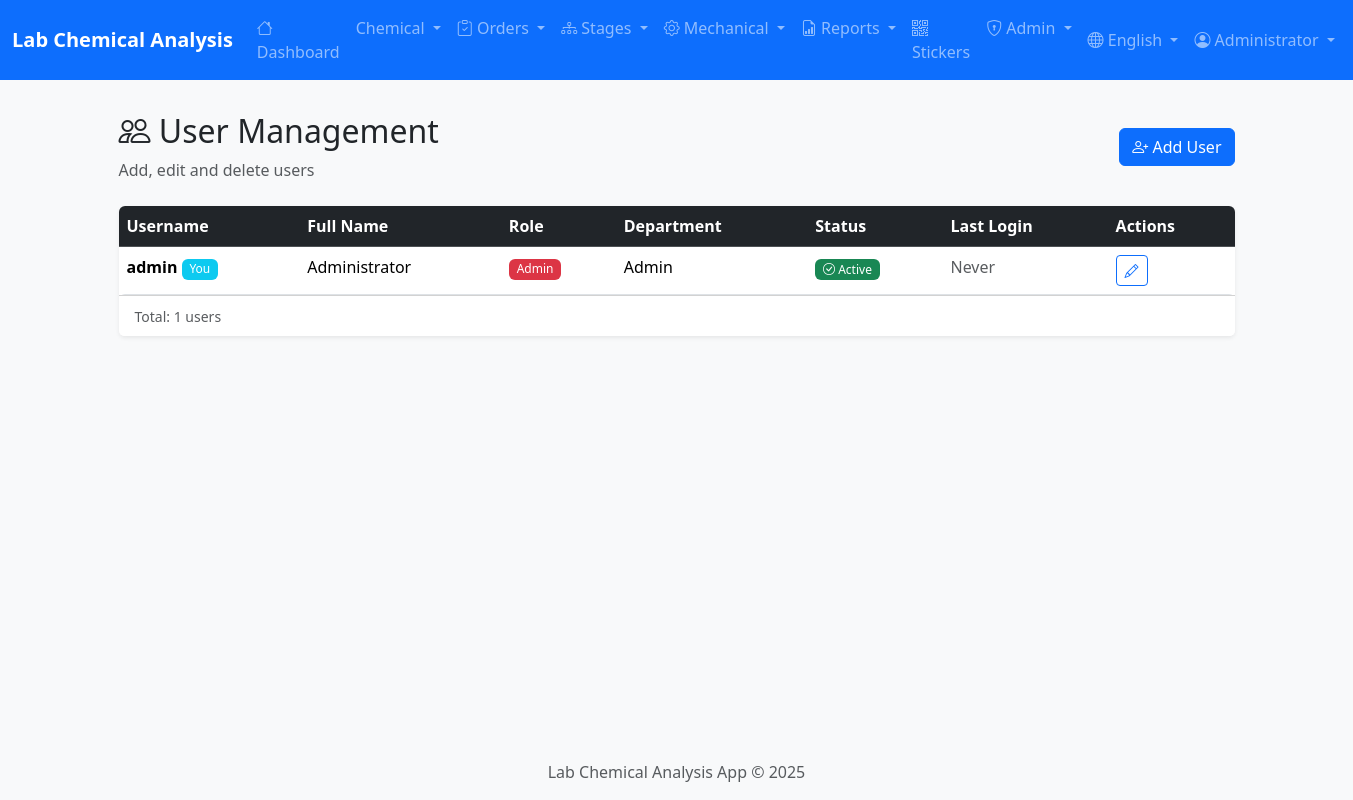
Page /admin/users (signed in) on the committed database.
### app/models/user.py (models this page shows, shortened)
class User(UserMixin, db.Model):
    __tablename__ = 'users'
    id = db.Column(db.Integer, primary_key=True)
    username = db.Column(db.String(50), unique=True, nullable=False, index=True)
    password_hash = db.Column(db.String(255), nullable=False)
    full_name = db.Column(db.String(100))
    full_name_ar = db.Column(db.String(100))  # Arabic name
    email = db.Column(db.String(120), unique=True)
    role = db.Column(db.String(20), nullable=False, default='viewer')
    department = db.Column(db.String(50))  # Lab, Production, QC
    is_active = db.Column(db.Boolean, default=True)
    last_login = db.Column(db.DateTime)
    created_at = db.Column(db.DateTime, default=datetime.utcnow)
    updated_at = db.Column(db.DateTime, default=datetime.utcnow, onupdate=datetime.utcnow)
    ROLE_ADMIN = 'admin'
    ROLE_SUPERVISOR = 'supervisor'
    ROLE_OPERATOR = 'operator'
    ROLE_VIEWER = 'viewer'
    ROLES = [ROLE_ADMIN, ROLE_SUPERVISOR, ROLE_OPERATOR, ROLE_VIEWER]
    DEPT_LAB = 'Lab'
    DEPT_PRODUCTION = 'Production'
    DEPT_QC = 'QC'
    DEPT_ADMIN = 'Admin'
    DEPARTMENTS = [DEPT_LAB, DEPT_PRODUCTION, DEPT_QC, DEPT_ADMIN]
    @property
    def is_admin(self):
        return self.role == self.ROLE_ADMIN

### app/routes/admin.py (the view)
@admin_bp.route('/users')
@login_required
@admin_required
def users():
    users_list = User.query.order_by(User.created_at.desc()).all()
    return render_template('admin/users.html', users=users_list)

### app/__init__.py (called while the page is built)
def get_locale():
    locale = request.cookies.get('locale')
    if locale in ['ar', 'en']:
        return locale
    return request.accept_languages.best_match(['ar', 'en']) or 'en'

### app/routes/admin.py (called while the page is built)
def admin_required(f):
    @wraps(f)
    def decorated_function(*args, **kwargs):
        if not current_user.is_authenticated or not current_user.is_admin:
            flash('Access denied. Admin privileges required.', 'error')
            return redirect(url_for('main.index'))
        return f(*args, **kwargs)
    return decorated_function

### app/templates/admin/users.html (shortened to what this page needs)
{% extends 'base.html' %}
{% block content %}
<div class="container">
    <div class="row mb-4">
        <div class="col">
            <div class="d-flex justify-content-between align-items-center">
                <div>
                    <h2>
                        <i class="bi bi-people"></i>
                        {{ 'إدارة المستخدمين' if session.get('lang') == 'ar' else 'User Management' }}
                    </h2>
                    <p class="text-muted mb-0">
                        {{ 'إضافة وتعديل وحذف المستخدمين' if session.get('lang') == 'ar' else 'Add, edit and delete users' }}
                    </p>
                </div>
                <a href="{{ url_for('admin.create_user') }}" class="btn btn-primary">
                    <i class="bi bi-person-plus"></i>
                    {{ 'إضافة مستخدم' if session.get('lang') == 'ar' else 'Add User' }}
                </a>
            </div>
        </div>
    </div>
    <div class="card border-0 shadow-sm">
        <div class="card-body p-0">
            <div class="table-responsive">
                <table class="table table-hover mb-0">
                    <thead class="table-dark">
                        <tr>
                            <th>{{ 'اسم المستخدم' if session.get('lang') == 'ar' else 'Username' }}</th>
                            <th>{{ 'الاسم الكامل' if session.get('lang') == 'ar' else 'Full Name' }}</th>
                            <th>{{ 'الدور' if session.get('lang') == 'ar' else 'Role' }}</th>
                            <th>{{ 'القسم' if session.get('lang') == 'ar' else 'Department' }}</th>
                            <th>{{ 'الحالة' if session.get('lang') == 'ar' else 'Status' }}</th>
                            <th>{{ 'آخر دخول' if session.get('lang') == 'ar' else 'Last Login' }}</th>
                            <th>{{ 'إجراءات' if session.get('lang') == 'ar' else 'Actions' }}</th>
                        </tr>
                    </thead>
                    <tbody>
                        {% for user in users %}
                        <tr class="{{ 'table-secondary' if not user.is_active }}">
                            <td>
                                <strong>{{ user.username }}</strong>
                                {% if user.id == current_user.id %}
                                <span class="badge bg-info">{{ 'أنت' if session.get('lang') == 'ar' else 'You' }}</span>
                                {% endif %}
                            </td>
                            <td>
                                {{ user.full_name_ar if session.get('lang') == 'ar' and user.full_name_ar else user.full_name or '-' }}
                            </td>
                            <td>
                                {% if user.role == 'admin' %}
                                <span class="badge bg-danger">Admin</span>
                                {% elif user.role == 'supervisor' %}
                                <span class="badge bg-warning text-dark">Supervisor</span>
                                {% elif user.role == 'operator' %}
                                <span class="badge bg-primary">Operator</span>
                                {% else %}
                                <span class="badge bg-secondary">Viewer</span>
                                {% endif %}
                            </td>
                            <td>{{ user.department or '-' }}</td>
                            <td>
                                {% if user.is_active %}
                                <span class="badge bg-success">
                                    <i class="bi bi-check-circle"></i>
                                    {{ 'نشط' if session.get('lang') == 'ar' else 'Active' }}
                                </span>
                                {% else %}
                                <span class="badge bg-secondary">
                                    <i class="bi bi-x-circle"></i>
                                    {{ 'معطل' if session.get('lang') == 'ar' else 'Inactive' }}
                                </span>
                                {% endif %}
                            </td>
                            <td>
                                {% if user.last_login %}
                                {{ user.last_login.strftime('%Y-%m-%d %H:%M') }}
                                {% else %}
                                <span class="text-muted">{{ 'لم يسجل دخول' if session.get('lang') == 'ar' else 'Never' }}</span>
                                {% endif %}
                            </td>
                            <td>
                                <div class="btn-group btn-group-sm">
                                    <a href="{{ url_for('admin.edit_user', user_id=user.id) }}" class="btn btn-outline-primary" title="Edit">
                                        <i class="bi bi-pencil"></i>
                                    </a>
                                </div>
                            </td>
                        </tr>
                        {% else %}
                        <tr>
                            <td colspan="7" class="text-center py-4 text-muted">
                                {{ 'لا يوجد مستخدمين' if session.get('lang') == 'ar' else 'No users found' }}
                            </td>
                        </tr>
                        {% endfor %}
                    </tbody>
                </table>
            </div>
        </div>
        <div class="card-footer bg-white">
            <small class="text-muted">
                {{ 'إجمالي:' if session.get('lang') == 'ar' else 'Total:' }} {{ users|length }}
                {{ 'مستخدم' if session.get('lang') == 'ar' else 'users' }}
            </small>
        </div>
    </div>
</div>
{% endblock %}

### app/templates/base.html (shortened to what this page needs)
<!DOCTYPE html>
<html lang="{{ current_locale }}" dir="{{ 'rtl' if current_locale == 'ar' else 'ltr' }}">
<head>
    {% if current_locale == 'ar' %}
    <link href="https://cdn.jsdelivr.net/npm/bootstrap@5.3.2/dist/css/bootstrap.rtl.min.css" rel="stylesheet">
    {% else %}
    <link href="https://cdn.jsdelivr.net/npm/bootstrap@5.3.2/dist/css/bootstrap.min.css" rel="stylesheet">
    {% endif %}
    <link rel="stylesheet" href="https://cdn.jsdelivr.net/npm/bootstrap-icons@1.11.2/font/bootstrap-icons.min.css">
    <link rel="stylesheet" href="{{ url_for('static', filename='css/style.css') }}">
</head>
<body>
    <nav class="navbar navbar-expand-lg navbar-dark bg-primary sticky-top">
        <div class="container-fluid">
            <a class="navbar-brand" href="{{ url_for('main.index') }}">
                {% if current_locale == 'ar' %}
                مختبر التحليل الكيميائي
                {% else %}
                Lab Chemical Analysis
                {% endif %}
            </a>
            <div class="collapse navbar-collapse" id="navbarNav">
                {% if current_user.is_authenticated %}
                <ul class="navbar-nav me-auto">
                    <li class="nav-item">
                        <a class="nav-link" href="{{ url_for('main.index') }}">
                            <i class="bi bi-house"></i>
                            {{ 'الرئيسية' if current_locale == 'ar' else 'Dashboard' }}
                        </a>
                    </li>
                    <li class="nav-item dropdown">
                        <a class="nav-link dropdown-toggle" href="#" data-bs-toggle="dropdown">
                            {{ 'التحليل الكيميائي' if current_locale == 'ar' else 'Chemical' }}
                        </a>
                    </li>
                    <li class="nav-item dropdown">
                        <a class="nav-link dropdown-toggle" href="#" data-bs-toggle="dropdown">
                            <i class="bi bi-clipboard-check"></i>
                            {{ 'أوامر الإنتاج' if current_locale == 'ar' else 'Orders' }}
                        </a>
                    </li>
                    <li class="nav-item dropdown">
                        <a class="nav-link dropdown-toggle" href="#" data-bs-toggle="dropdown">
                            <i class="bi bi-diagram-3"></i>
                            {{ 'مراحل الإنتاج' if current_locale == 'ar' else 'Stages' }}
                        </a>
                    </li>
                    <li class="nav-item dropdown">
                        <a class="nav-link dropdown-toggle" href="#" data-bs-toggle="dropdown">
                            <i class="bi bi-gear"></i>
                            {{ 'الاختبارات الميكانيكية' if current_locale == 'ar' else 'Mechanical' }}
                        </a>
                    </li>
                    <li class="nav-item dropdown">
                        <a class="nav-link dropdown-toggle" href="#" data-bs-toggle="dropdown">
                            <i class="bi bi-file-earmark-bar-graph"></i>
                            {{ 'التقارير' if current_locale == 'ar' else 'Reports' }}
                        </a>
                    </li>
                    <li class="nav-item">
                        <a class="nav-link" href="{{ url_for('stickers.index') }}">
                            <i class="bi bi-qr-code"></i>
                            {{ 'الملصقات' if current_locale == 'ar' else 'Stickers' }}
                        </a>
                    </li>
                    {% if current_user.is_admin %}
                    <li class="nav-item dropdown">
                        <a class="nav-link dropdown-toggle" href="#" data-bs-toggle="dropdown">
                            <i class="bi bi-shield-lock"></i>
                            {{ 'الإدارة' if current_locale == 'ar' else 'Admin' }}
                        </a>
                    </li>
                    {% endif %}
                </ul>
                <ul class="navbar-nav">
                    <li class="nav-item dropdown">
                        <a class="nav-link dropdown-toggle" href="#" data-bs-toggle="dropdown">
                            <i class="bi bi-globe"></i>
                            {{ 'العربية' if current_locale == 'ar' else 'English' }}
                        </a>
                    </li>
                    <li class="nav-item dropdown">
                        <a class="nav-link dropdown-toggle" href="#" data-bs-toggle="dropdown">
                            <i class="bi bi-person-circle"></i>
                            {{ current_user.full_name or current_user.username }}
                        </a>
                    </li>
                </ul>
                {% endif %}
            </div>
        </div>
    </nav>
    <main class="container-fluid py-3">
        {% block content %}{% endblock %}
    </main>
    <footer class="footer mt-auto py-3 bg-light">
        <div class="container text-center">
            <span class="text-muted">
                {{ 'مختبر التحليل الكيميائي' if current_locale == 'ar' else 'Lab Chemical Analysis App' }}
                &copy; 2025
            </span>
        </div>
    </footer>
</body>
</html>

### app/static/css/style.css (style rules this page uses)
body { background-color: #f8f9fa; min-height: 100vh; display: flex; flex-direction: column; }
main { flex: 1; }
.card { transition: box-shadow 0.2s ease-in-out; }
.table th { white-space: nowrap; }
.table-hover tbody tr { cursor: pointer; }
.badge { font-weight: 500; }
.navbar-brand { font-weight: 600; }
.table-responsive { border-radius: 0.375rem; }
footer { margin-top: auto; }

### rows in the picture
User: full_name "Administrator", username "admin", value "You", role "Admin", department "Admin", value "Active", value "Never"

### other values in the picture
{{ 'الرئيسية' if current_locale == 'ar' else 'Dashboard' }} "Dashboard"
{{ 'التحليل الكيميائي' if current_locale == 'ar' else 'Chemical' }} "Chemical"
{{ 'أوامر الإنتاج' if current_locale == 'ar' else 'Orders' }} "Orders"
{{ 'مراحل الإنتاج' if current_locale == 'ar' else 'Stages' }} "Stages"
{{ 'الاختبارات الميكانيكية' if current_locale == 'ar' else 'Mechanical' }} "Mechanical"
{{ 'التقارير' if current_locale == 'ar' else 'Reports' }} "Reports"
{{ 'الملصقات' if current_locale == 'ar' else 'Stickers' }} "Stickers"
{{ 'الإدارة' if current_locale == 'ar' else 'Admin' }} "Admin"
{{ 'العربية' if current_locale == 'ar' else 'English' }} "English"
{{ 'إضافة مستخدم' if session.get('lang') == 'ar' else 'Add User' }} "Add User"
{{ 'اسم المستخدم' if session.get('lang') == 'ar' else 'Username' }} "Username"
{{ 'الاسم الكامل' if session.get('lang') == 'ar' else 'Full Name' }} "Full Name"
{{ 'الدور' if session.get('lang') == 'ar' else 'Role' }} "Role"
{{ 'القسم' if session.get('lang') == 'ar' else 'Department' }} "Department"
{{ 'الحالة' if session.get('lang') == 'ar' else 'Status' }} "Status"
